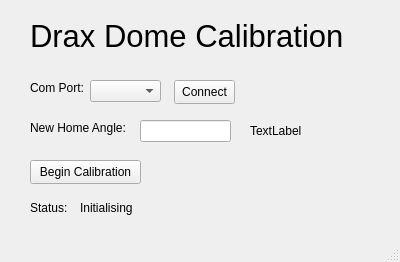
<?xml version="1.0" encoding="UTF-8"?>
<ui version="4.0">
 <class>DraxDomeCalibration</class>
 <widget class="QMainWindow" name="DraxDomeCalibration">
  <property name="geometry">
   <rect>
    <x>0</x>
    <y>0</y>
    <width>400</width>
    <height>262</height>
   </rect>
  </property>
  <property name="windowTitle">
   <string>DraxDomeCalibration</string>
  </property>
  <widget class="QWidget" name="centralwidget">
   <widget class="QLabel" name="label">
    <property name="geometry">
     <rect>
      <x>30</x>
      <y>20</y>
      <width>321</width>
      <height>31</height>
     </rect>
    </property>
    <property name="font">
     <font>
      <pointsize>23</pointsize>
     </font>
    </property>
    <property name="text">
     <string>Drax Dome Calibration</string>
    </property>
   </widget>
   <widget class="QLabel" name="label_2">
    <property name="geometry">
     <rect>
      <x>30</x>
      <y>80</y>
      <width>61</width>
      <height>16</height>
     </rect>
    </property>
    <property name="text">
     <string>Com Port:</string>
    </property>
   </widget>
   <widget class="QComboBox" name="comboBox_com_list">
    <property name="geometry">
     <rect>
      <x>90</x>
      <y>80</y>
      <width>71</width>
      <height>22</height>
     </rect>
    </property>
   </widget>
   <widget class="QPushButton" name="pushButton_connect">
    <property name="geometry">
     <rect>
      <x>174</x>
      <y>80</y>
      <width>61</width>
      <height>24</height>
     </rect>
    </property>
    <property name="text">
     <string>Connect</string>
    </property>
   </widget>
   <widget class="QPushButton" name="pushButton_Cal">
    <property name="geometry">
     <rect>
      <x>30</x>
      <y>160</y>
      <width>111</width>
      <height>24</height>
     </rect>
    </property>
    <property name="text">
     <string>Begin Calibration</string>
    </property>
   </widget>
   <widget class="QLabel" name="label_3">
    <property name="geometry">
     <rect>
      <x>30</x>
      <y>200</y>
      <width>49</width>
      <height>16</height>
     </rect>
    </property>
    <property name="text">
     <string>Status:</string>
    </property>
   </widget>
   <widget class="QLabel" name="label_status">
    <property name="geometry">
     <rect>
      <x>80</x>
      <y>200</y>
      <width>281</width>
      <height>16</height>
     </rect>
    </property>
    <property name="text">
     <string>Initialising</string>
    </property>
   </widget>
   <widget class="QLineEdit" name="lineEdit_calAngle">
    <property name="geometry">
     <rect>
      <x>140</x>
      <y>120</y>
      <width>91</width>
      <height>22</height>
     </rect>
    </property>
   </widget>
   <widget class="QLabel" name="label_5">
    <property name="geometry">
     <rect>
      <x>30</x>
      <y>120</y>
      <width>111</width>
      <height>16</height>
     </rect>
    </property>
    <property name="text">
     <string>New Home Angle:</string>
    </property>
   </widget>
   <widget class="QLabel" name="label_drax_image">
    <property name="geometry">
     <rect>
      <x>250</x>
      <y>70</y>
      <width>121</width>
      <height>121</height>
     </rect>
    </property>
    <property name="text">
     <string>TextLabel</string>
    </property>
   </widget>
  </widget>
  <widget class="QMenuBar" name="menubar">
   <property name="geometry">
    <rect>
     <x>0</x>
     <y>0</y>
     <width>400</width>
     <height>22</height>
    </rect>
   </property>
  </widget>
  <widget class="QStatusBar" name="statusbar"/>
 </widget>
 <resources/>
 <connections/>
</ui>
